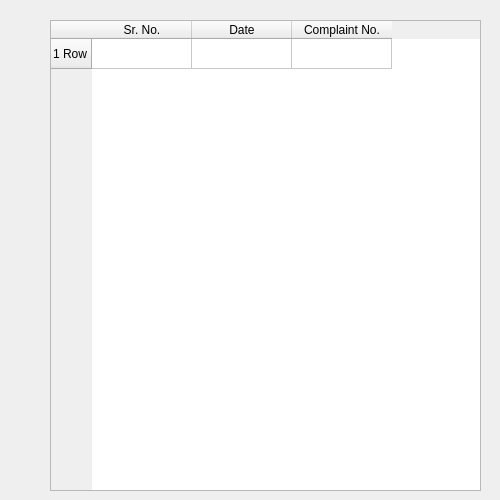
<?xml version="1.0" encoding="UTF-8"?>
<ui version="4.0">
 <class>Form</class>
 <widget class="QWidget" name="Form">
  <property name="geometry">
   <rect>
    <x>0</x>
    <y>0</y>
    <width>500</width>
    <height>500</height>
   </rect>
  </property>
  <property name="windowTitle">
   <string>Form</string>
  </property>
  <widget class="QTableWidget" name="tableWidget">
   <property name="geometry">
    <rect>
     <x>50</x>
     <y>20</y>
     <width>431</width>
     <height>471</height>
    </rect>
   </property>
   <row>
    <property name="text">
     <string>1 Row</string>
    </property>
   </row>
   <column>
    <property name="text">
     <string>Sr. No.</string>
    </property>
   </column>
   <column>
    <property name="text">
     <string>Date</string>
    </property>
   </column>
   <column>
    <property name="text">
     <string>Complaint No.</string>
    </property>
   </column>
  </widget>
 </widget>
 <resources/>
 <connections/>
</ui>
